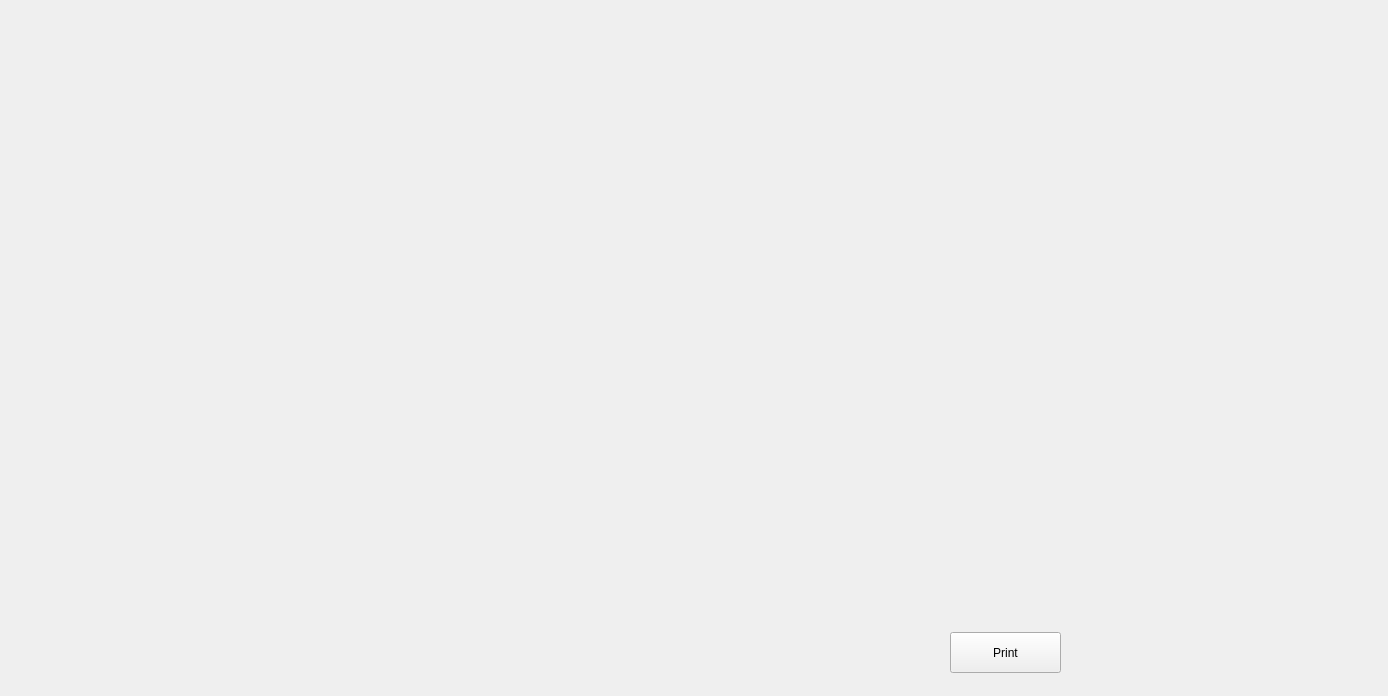
<?xml version="1.0" encoding="UTF-8"?>
<ui version="4.0">
 <class>MainWindow</class>
 <widget class="QMainWindow" name="MainWindow">
  <property name="geometry">
   <rect>
    <x>0</x>
    <y>0</y>
    <width>1388</width>
    <height>696</height>
   </rect>
  </property>
  <property name="sizePolicy">
   <sizepolicy hsizetype="Fixed" vsizetype="Fixed">
    <horstretch>0</horstretch>
    <verstretch>0</verstretch>
   </sizepolicy>
  </property>
  <property name="windowTitle">
   <string>MainWindow</string>
  </property>
  <widget class="QWidget" name="centralWidget">
   <widget class="QPushButton" name="pushButton">
    <property name="geometry">
     <rect>
      <x>950</x>
      <y>632</y>
      <width>111</width>
      <height>41</height>
     </rect>
    </property>
    <property name="text">
     <string>Print</string>
    </property>
   </widget>
  </widget>
 </widget>
 <layoutdefault spacing="6" margin="11"/>
 <resources/>
 <connections/>
</ui>
